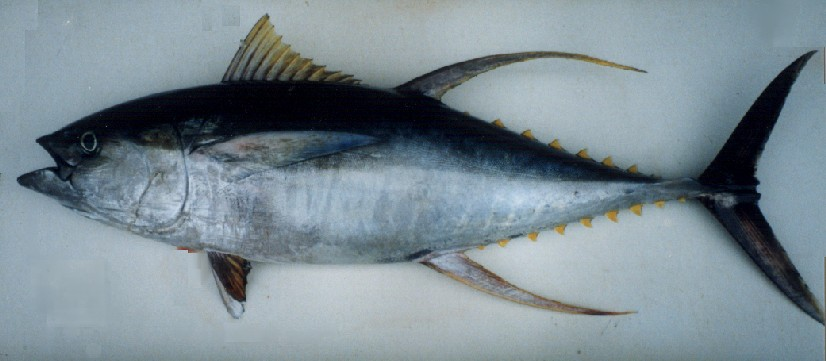
#> input picture fish8.jpg, 826 x 361 px
$ python surf.py fish8.jpg fish11.jpg
#> lines starting #> are read from the running program, lines starting #| are printed output that depends on the picture
import numpy
import cv2

import sys

###############################################################################
# Image Matching
###############################################################################

def match_images(img1, img2):
    """Given two images, returns the matches"""
    detector = cv2.xfeatures2d.SIFT_createSURF(400, 5, 5)
    matcher = cv2.BFMatcher(cv2.NORM_L2)

    kp1, desc1 = detector.detectAndCompute(img1, None)
    kp2, desc2 = detector.detectAndCompute(img2, None)
    #print 'img1 - %d features, img2 - %d features' % (len(kp1), len(kp2))

    raw_matches = matcher.knnMatch(desc1, trainDescriptors = desc2, k = 2) #2
    kp_pairs = filter_matches(kp1, kp2, raw_matches)
    return kp_pairs

# [75 lines left out: functions filter_matches, explore_match, draw_matches, not called in this run]

###############################################################################
# Test Main
###############################################################################

if __name__ == '__main__':
    '''''
    if len(sys.argv) < 3:
        print "No filenames specified"
        print "USAGE: find_obj.py <image1> <image2>"
        sys.exit(1)


    fn1 = sys.argv[1]
    fn2 = sys.argv[2]
    '''''
    fn1="fish8.jpg"
    fn2="fish11.jpg"
    img1 = cv2.imread(fn1, 0)
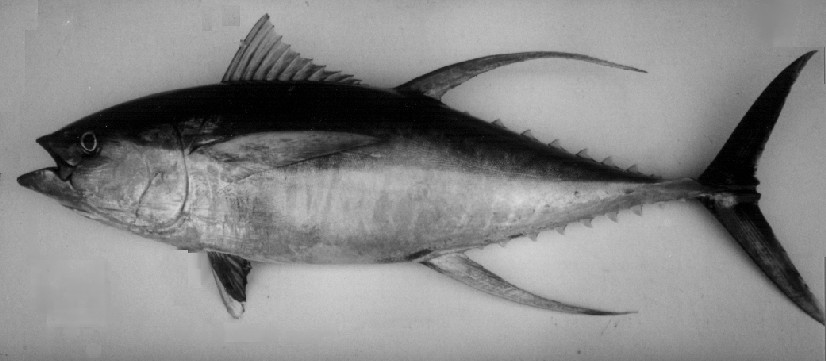
#> img1: shape (361, 826); min 0, max 221, mean 134.9
    img2 = cv2.imread(fn2, 0)
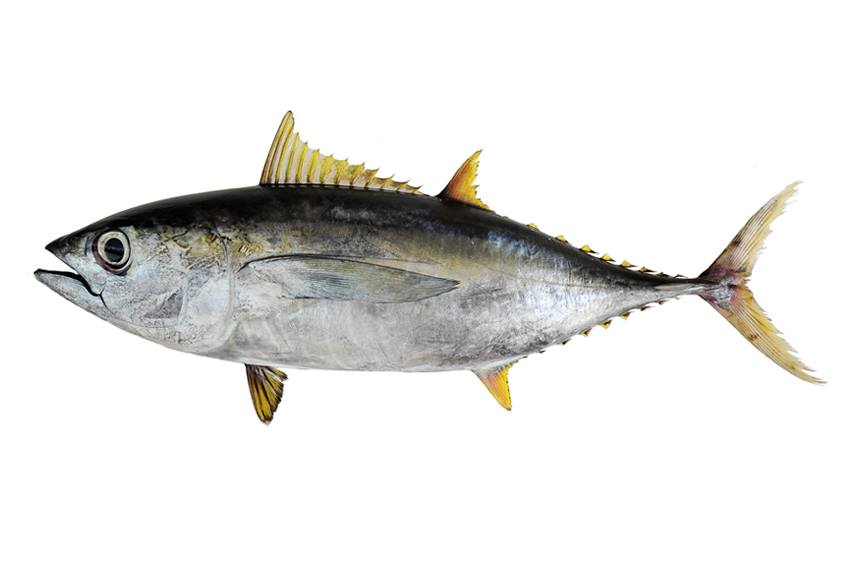
#> input picture fish11.jpg, 850 x 580 px
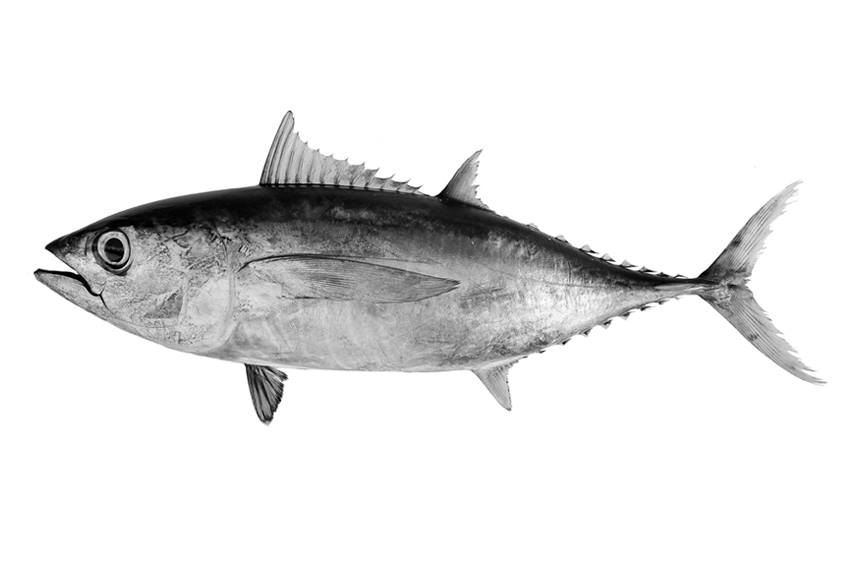
#> img2: shape (580, 850); min 0, max 255, mean 230.5
    rows1, cols1 = img1.shape
#> rows1 = 361; cols1 = 826
    rows2, cols2 = img2.shape
#> rows2 = 580; cols2 = 850

    #dst1 = cv2.resize(img1,None,fx=0.5, fy=0.5, interpolation = cv2.INTER_CUBIC)
    dst2 = cv2.resize(img2,(cols1, rows1), interpolation = cv2.INTER_CUBIC)
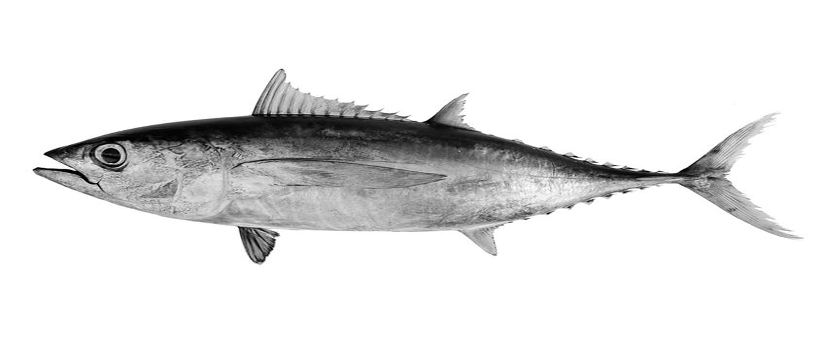
#> dst2: shape (361, 826); min 0, max 255, mean 230.5

    #fgbg = cv2.BackgroundSubtractorMOG()
    #fgmask1 = fgbg.apply(img1)
    #fgmask2 = fgbg.apply(dst2)
    if img1 is None:
        print('Failed to load fn1:', fn1)
        sys.exit(1)
    if img2 is None:
        print('Failed to load fn2:', fn2)
        sys.exit(1)

#> (the run stopped early here; a loop or call above may not have finished)
